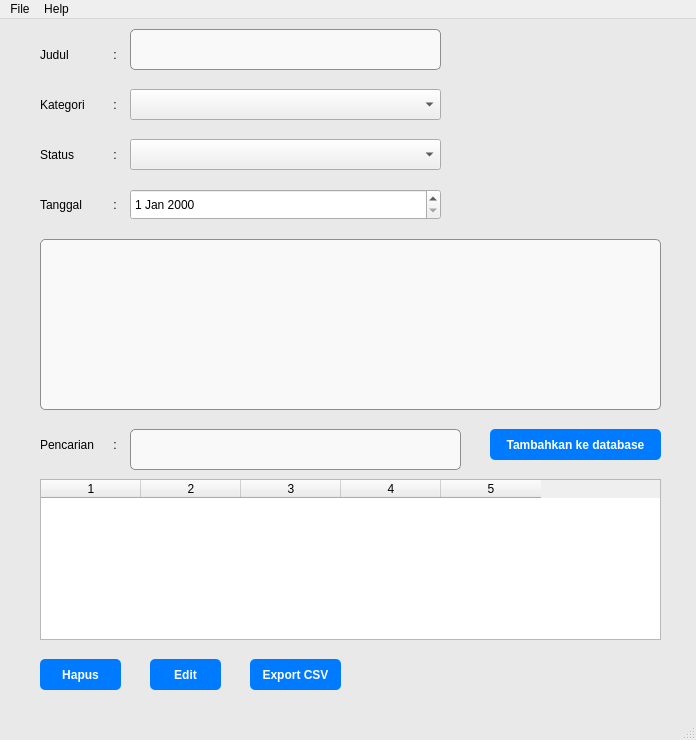
<?xml version="1.0" encoding="UTF-8"?>
<ui version="4.0">
 <class>mainWindow</class>
 <widget class="QMainWindow" name="mainWindow">
  <property name="geometry">
   <rect>
    <x>0</x>
    <y>0</y>
    <width>696</width>
    <height>740</height>
   </rect>
  </property>
  <property name="windowTitle">
   <string>MainWindow</string>
  </property>
  <property name="styleSheet">
   <string notr="true">QPushButton {
    background-color: #007BFF;
    color: white;
    padding: 5px;
    border-radius: 5px;
    font-weight: bold;
}

QLineEdit, QTextEdit {
    border: 1px solid #8D8D8D;      /* stroke abu-abu */
    border-radius: 5px;
    padding: 6px;
    font-size: 14px;
    background-color: #F9F9F9;
    color: #333;
}

/* Efek saat mouse hover */
QLineEdit:hover, QTextEdit:hover {
    border: 2px solid #5A5A5A;      /* warna sedikit lebih gelap saat hover */
}

/* Efek saat widget aktif/fokus */
QLineEdit:focus, QTextEdit:focus {
    border: 2px solid #007BFF;      /* biru terang saat fokus */
    background-color: #FFFFFF;
}

QMainWindow {
    background-color: #E9E9E9;
}
</string>
  </property>
  <widget class="QWidget" name="centralwidget">
   <widget class="QTextEdit" name="Catatan">
    <property name="geometry">
     <rect>
      <x>40</x>
      <y>220</y>
      <width>621</width>
      <height>171</height>
     </rect>
    </property>
   </widget>
   <widget class="QLineEdit" name="Judul">
    <property name="geometry">
     <rect>
      <x>130</x>
      <y>10</y>
      <width>311</width>
      <height>41</height>
     </rect>
    </property>
   </widget>
   <widget class="QDateEdit" name="tanggalCatatan">
    <property name="geometry">
     <rect>
      <x>130</x>
      <y>170</y>
      <width>311</width>
      <height>31</height>
     </rect>
    </property>
   </widget>
   <widget class="QLabel" name="label">
    <property name="geometry">
     <rect>
      <x>40</x>
      <y>20</y>
      <width>71</width>
      <height>31</height>
     </rect>
    </property>
    <property name="text">
     <string>Judul</string>
    </property>
   </widget>
   <widget class="QLabel" name="label_2">
    <property name="geometry">
     <rect>
      <x>40</x>
      <y>170</y>
      <width>71</width>
      <height>31</height>
     </rect>
    </property>
    <property name="text">
     <string>Tanggal</string>
    </property>
   </widget>
   <widget class="QPushButton" name="Hapus">
    <property name="geometry">
     <rect>
      <x>40</x>
      <y>640</y>
      <width>81</width>
      <height>31</height>
     </rect>
    </property>
    <property name="text">
     <string>Hapus</string>
    </property>
   </widget>
   <widget class="QPushButton" name="ExportCsv">
    <property name="geometry">
     <rect>
      <x>250</x>
      <y>640</y>
      <width>91</width>
      <height>31</height>
     </rect>
    </property>
    <property name="text">
     <string>Export CSV</string>
    </property>
   </widget>
   <widget class="QComboBox" name="Kategori">
    <property name="geometry">
     <rect>
      <x>130</x>
      <y>70</y>
      <width>311</width>
      <height>31</height>
     </rect>
    </property>
   </widget>
   <widget class="QComboBox" name="Status">
    <property name="geometry">
     <rect>
      <x>130</x>
      <y>120</y>
      <width>311</width>
      <height>31</height>
     </rect>
    </property>
   </widget>
   <widget class="QTableWidget" name="tabelCatatan">
    <property name="geometry">
     <rect>
      <x>40</x>
      <y>460</y>
      <width>621</width>
      <height>161</height>
     </rect>
    </property>
    <property name="columnCount">
     <number>5</number>
    </property>
    <column/>
    <column/>
    <column/>
    <column/>
    <column/>
   </widget>
   <widget class="QLabel" name="label_3">
    <property name="geometry">
     <rect>
      <x>40</x>
      <y>70</y>
      <width>71</width>
      <height>31</height>
     </rect>
    </property>
    <property name="text">
     <string>Kategori</string>
    </property>
   </widget>
   <widget class="QLabel" name="label_4">
    <property name="geometry">
     <rect>
      <x>40</x>
      <y>120</y>
      <width>71</width>
      <height>31</height>
     </rect>
    </property>
    <property name="text">
     <string>Status </string>
    </property>
   </widget>
   <widget class="QLabel" name="label_5">
    <property name="geometry">
     <rect>
      <x>110</x>
      <y>20</y>
      <width>16</width>
      <height>31</height>
     </rect>
    </property>
    <property name="text">
     <string> :</string>
    </property>
   </widget>
   <widget class="QLabel" name="label_6">
    <property name="geometry">
     <rect>
      <x>110</x>
      <y>70</y>
      <width>16</width>
      <height>31</height>
     </rect>
    </property>
    <property name="text">
     <string> :</string>
    </property>
   </widget>
   <widget class="QLabel" name="label_7">
    <property name="geometry">
     <rect>
      <x>110</x>
      <y>120</y>
      <width>16</width>
      <height>31</height>
     </rect>
    </property>
    <property name="text">
     <string> :</string>
    </property>
   </widget>
   <widget class="QPushButton" name="Simpan">
    <property name="geometry">
     <rect>
      <x>490</x>
      <y>410</y>
      <width>171</width>
      <height>31</height>
     </rect>
    </property>
    <property name="text">
     <string>Tambahkan ke database</string>
    </property>
   </widget>
   <widget class="QLabel" name="label_8">
    <property name="geometry">
     <rect>
      <x>110</x>
      <y>170</y>
      <width>16</width>
      <height>31</height>
     </rect>
    </property>
    <property name="text">
     <string> :</string>
    </property>
   </widget>
   <widget class="QLineEdit" name="Pencarian">
    <property name="geometry">
     <rect>
      <x>130</x>
      <y>410</y>
      <width>331</width>
      <height>41</height>
     </rect>
    </property>
   </widget>
   <widget class="QLabel" name="label_9">
    <property name="geometry">
     <rect>
      <x>40</x>
      <y>410</y>
      <width>71</width>
      <height>31</height>
     </rect>
    </property>
    <property name="text">
     <string>Pencarian</string>
    </property>
   </widget>
   <widget class="QLabel" name="label_10">
    <property name="geometry">
     <rect>
      <x>110</x>
      <y>410</y>
      <width>16</width>
      <height>31</height>
     </rect>
    </property>
    <property name="text">
     <string> :</string>
    </property>
   </widget>
   <widget class="QPushButton" name="Edit">
    <property name="geometry">
     <rect>
      <x>150</x>
      <y>640</y>
      <width>71</width>
      <height>31</height>
     </rect>
    </property>
    <property name="text">
     <string>Edit</string>
    </property>
   </widget>
  </widget>
  <widget class="QMenuBar" name="menubar">
   <property name="geometry">
    <rect>
     <x>0</x>
     <y>0</y>
     <width>696</width>
     <height>18</height>
    </rect>
   </property>
   <widget class="QMenu" name="menuFile">
    <property name="title">
     <string>File</string>
    </property>
    <addaction name="actionOpen"/>
    <addaction name="actionSave"/>
    <addaction name="actionSaveAss"/>
    <addaction name="actionExit"/>
   </widget>
   <widget class="QMenu" name="menuHelp">
    <property name="title">
     <string>Help</string>
    </property>
    <addaction name="actionAbout"/>
   </widget>
   <addaction name="menuFile"/>
   <addaction name="menuHelp"/>
  </widget>
  <widget class="QStatusBar" name="statusbar"/>
  <action name="actionOpen">
   <property name="text">
    <string>Open</string>
   </property>
  </action>
  <action name="actionSave">
   <property name="text">
    <string>Save</string>
   </property>
  </action>
  <action name="actionExit">
   <property name="text">
    <string>Exit</string>
   </property>
  </action>
  <action name="actionAbout">
   <property name="text">
    <string>About</string>
   </property>
  </action>
  <action name="actionSaveAss">
   <property name="text">
    <string>Save Ass</string>
   </property>
  </action>
 </widget>
 <resources/>
 <connections/>
</ui>
